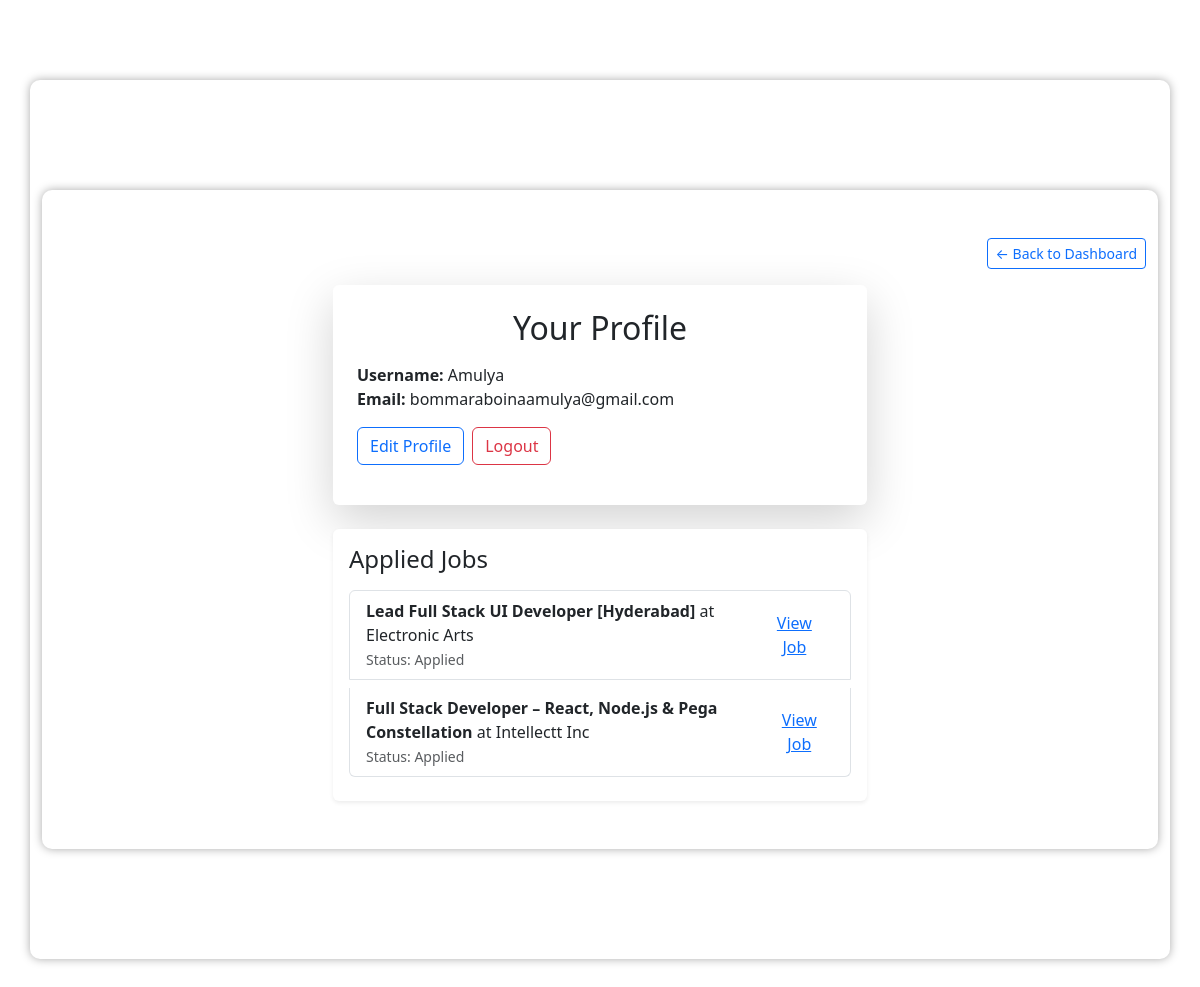
The page /profile (signed in) on the database its author committed.
### app/models/user.py (models this page shows, shortened)
class User(db.Model):
    id = db.Column(db.Integer, primary_key=True)
    username = db.Column(db.String(100), nullable=False)
    email = db.Column(db.String(120), unique=True, nullable=False)
    password = db.Column(db.String(200), nullable=False)
    cv_filename = db.Column(db.String(200), nullable=True)

### app/models/applied_jobs.py (models this page shows)
class AppliedJobs(db.Model):
    id = db.Column(db.Integer, primary_key=True)
    user_id = db.Column(db.Integer, nullable=False)
    job_title = db.Column(db.String(200), nullable=False)
    company = db.Column(db.String(200), nullable=False)
    apply_link = db.Column(db.String(500), nullable=False)
    status = db.Column(db.String(50), default='Applied')
    timestamp = db.Column(db.DateTime, default=datetime.utcnow)

### app/routes/profile_routes.py (the view)
@profile.route('/profile', methods=['GET'])
def profile_page():
    if 'user_id' not in session:
        flash("Please log in to access your profile.", "warning")
        return redirect(url_for('auth.login'))
    user = User.query.get(session['user_id'])
    applied_jobs = AppliedJobs.query.filter_by(user_id=user.id).all()
    return render_template("profile.html", user=user, applied_jobs=applied_jobs)

### app/templates/profile.html
{% extends "layout.html" %}
{% block content %}
<link href="https://cdn.jsdelivr.net/npm/bootstrap@5.3.2/dist/css/bootstrap.min.css" rel="stylesheet">
<div class="container py-5">
    <div class="mb-3 text-end">
        <a href="{{ url_for('dashboard.dashboard_home') }}" class="btn btn-outline-primary btn-sm">← Back to Dashboard</a>
    </div>
    <div class="row justify-content-center">
        <div class="col-12 col-md-8 col-lg-6">
            <div class="card shadow-lg border-0 mb-4">
                <div class="card-body p-4">
                    <h2 class="card-title mb-3 text-center">Your Profile</h2>
                    <div class="mb-3">
                        <strong>Username:</strong> {{ user.username }}<br>
                        <strong>Email:</strong> {{ user.email }}
                    </div>
                    <div class="d-flex flex-wrap gap-2 mb-3">
                        <a href="{{ url_for('profile.edit_profile') }}" class="btn btn-outline-primary">Edit Profile</a>
                        <a href="{{ url_for('auth.logout') }}" class="btn btn-outline-danger">Logout</a>
                    </div>
                </div>
            </div>
            <div class="card shadow-sm border-0">
                <div class="card-body">
                    <h4 class="mb-3">Applied Jobs</h4>
                    {% if applied_jobs %}
                        <ul class="list-group">
                        {% for job in applied_jobs %}
                            <li class="list-group-item d-flex flex-column flex-md-row justify-content-between align-items-md-center mb-2">
                                <div>
                                    <strong>{{ job.job_title }}</strong> at {{ job.company }}<br>
                                    <small class="text-muted">Status: {{ job.status }}</small>
                                </div>
                                <a href="{{ job.apply_link }}" target="_blank" class="btn btn-link">View Job</a>
                            </li>
                        {% endfor %}
                        </ul>
                    {% else %}
                        <p class="text-muted">You haven't applied to any jobs yet.</p>
                    {% endif %}
                </div>
            </div>
        </div>
    </div>
</div>
{% endblock %}

### app/static/style.css (style rules this page uses)
body { font-family: Arial, sans-serif; background: #f2f2f2; margin: 0; padding: 0; }
.container { width: 400px; margin: 80px auto; background: #fff; padding: 30px; border-radius: 10px; box-shadow: 0px 0px 10px #aaa; }
h2 { text-align: center; margin-bottom: 25px; }

### rows shown on the page
User: username "Amulya", email "bommaraboinaamulya@gmail.com"
AppliedJobs: job_title "Lead Full Stack UI Developer [Hyderabad]", company "Electronic Arts", status "Applied"
AppliedJobs: job_title "Full Stack Developer – React, Node.js & Pega Constellation", company "Intellectt Inc", status "Applied"
